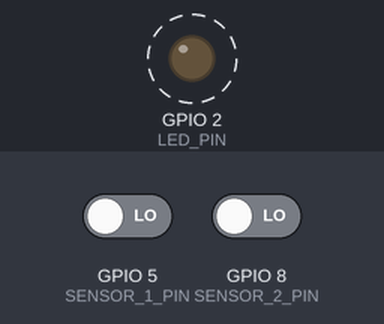
Simulated run of this sketch. Board: ESP32. Shown: output pins drawn as LEDs (lit = HIGH). Dashed ring = blinking. Inputs (shaded band) come from the test bench; at power-on: GPIO 5 (SENSOR_1_PIN) LOW, GPIO 8 (SENSOR_2_PIN) LOW.

Above: at 0.5 s.
Timing chart, 0 to 4.6 s (numbered marks = the images above):
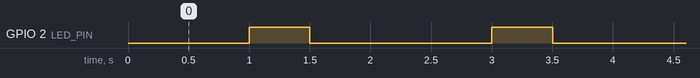

Measured:
- by itself, GPIO 2 (LED_PIN): alternates HIGH for 0.50 s and LOW for 1.5 s

The sketch:

main.ino
```cpp
/* Sensor 1 - outer side of entrance
   Sensor 2 - inner sensor of the entrance
*/

#define LED_PIN 2
#define SENSOR_1_PIN 5
#define SENSOR_2_PIN 8
#define TRACK_VISITORS_PRIORITY 1

typedef enum {COUNTER, ALARM} workmode;

int enters_counter;
int exits_counter;
TaskHandle_t track_visitors_handle;
TaskHandle_t test_sensor_handle;

void blink_led(void);
void track_visitors(void* p_Parameters);
void test_sensor(void* p_Parameters);

void setup() {
  pinMode(SENSOR_1_PIN, INPUT);
  pinMode(SENSOR_2_PIN, INPUT);
  pinMode(LED_PIN, OUTPUT);
  xTaskCreate(track_visitors, "Track visitors", 256, NULL, TRACK_VISITORS_PRIORITY, &track_visitors_handle);
  int sensor_num = 1;
  xTaskCreate(test_sensor, "Test sensor", 256, (void*)&sensor_num, 1, &test_sensor_handle);
}

// the loop function runs over and over again forever
void loop() {
  workmode wmode = COUNTER;
  enters_counter = 0;
  exits_counter = 0;
  switch (wmode) {
    case COUNTER:
      break;
    case ALARM:
      break;
  }
  delay(1000);
  blink_led();
}

void blink_led(void) {
  digitalWrite(LED_PIN, HIGH);
  delay(500);
  digitalWrite(LED_PIN, LOW);
  delay(500);
}

void track_visitors(void* p_Parameters) {
  (void)p_Parameters;
  uint8_t sensor_1_read = LOW;
  uint8_t sensor_2_read = LOW;

  for (;;) {
    sensor_1_read = digitalRead(SENSOR_1_PIN);
    sensor_2_read = digitalRead(SENSOR_2_PIN);
    if (sensor_1_read == HIGH && sensor_2_read == LOW) {
      enters_counter++;
      delay(500);
    }
    if (sensor_1_read == LOW && sensor_2_read == HIGH) {
      exits_counter++;
      delay(500);
    }
  }
}

void test_sensor(void* p_Parameters)
{
  int sensor_num = *((int*)p_Parameters);
  int sensor_pin;
  switch(sensor_num)
  {
    case 1:
      sensor_pin = SENSOR_1_PIN;
      break;
    case 2:
      sensor_pin = SENSOR_2_PIN;
      break;
    default:
      return;
  }
  int val;
  for (;;)
  {
    val = digitalRead(sensor_pin);
    if (val == HIGH)
    {
      digitalWrite(LED_PIN, HIGH);
      delay(500);
      digitalWrite(LED_PIN, LOW);
    }
  }
}
```
